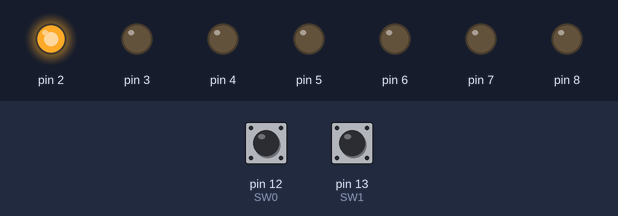
The sketch below on a simulated Arduino Uno, built with avr-gcc and run on an emulated ATmega328P. On the bench: output pins drawn as LEDs (lit = HIGH). Dashed ring = blinking. The test bench sets the inputs (shaded band); at power-on: pin 12 (SW0) LOW, pin 13 (SW1) LOW.

Above: at 1.2 s.
1.3 s: pin 12 (SW0) pulled LOW for 0.15 s
At 2.4 s:
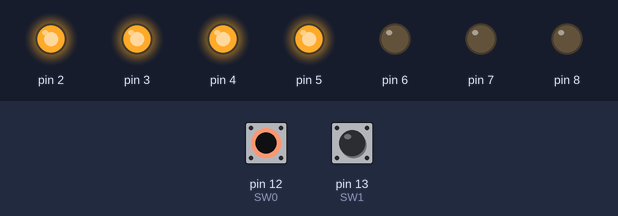
2.9 s: pin 12 (SW0) pulled LOW for 1 s
At 3.52 s:
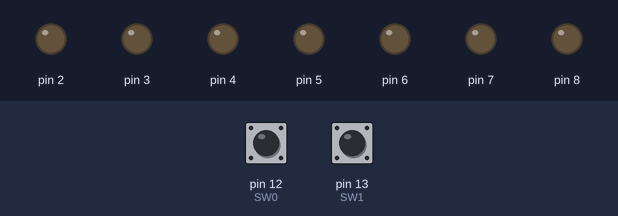
5.9 s: pin 12 (SW0) pulled LOW for 3.2 s
At 6.54 s:
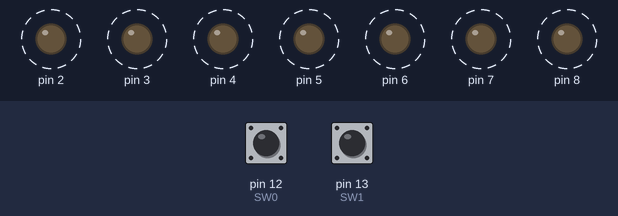
10.6 s: pin 12 (SW0) pulled HIGH for 0.15 s
At 11.38 s:
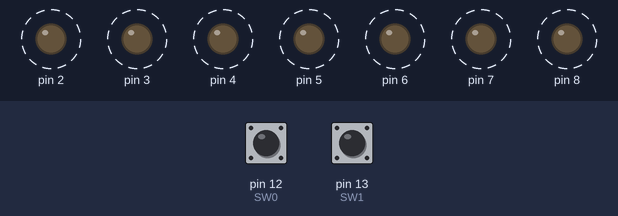
13.6 s: pin 12 (SW0) pulled HIGH for 0.15 s
16.6 s: pin 12 (SW0) pulsed HIGH 2 times (0.12 s each, 0.3 s apart)
Timing chart, 0 to 20.6 s (numbered marks = the images above; inputs shaded):
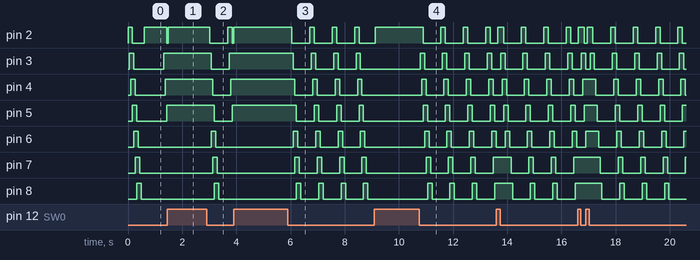

The sketch:

Cambiando_secuencia.ino
```cpp
byte L1= 2;
byte L2= 3;
byte L3= 4;
byte L4= 5;
byte L5= 6;
byte L6= 7;
byte L7= 8;
byte L8= 9;
byte L9= 10;
byte L10=11;
byte SW0= 12; //Toward right
byte SW1= 13; // toward left
long vel=55;
bool flag = true;

void setup() {
  // put your setup code here, to run once:
for(int k=L1;k<=L7;k++)
{ pinMode(k, OUTPUT);
}
  pinMode(SW0, INPUT);
  pinMode(SW1, INPUT);
}

void loop() {
  switch(flag){
  case false:       //Towards Left
             for(int k=11;k>=-1;k--){
    if(k>-1){ digitalWrite(k, HIGH);
      } if(k<9){ digitalWrite(k+3, LOW);
             }delay(vel);
        if(digitalRead(SW0))//RIGHT BUTTON si presiono el boton con esto puedo salir en cualquier momento del ciclo
        { flag=true;k=-1;
        }if(digitalRead(SW1)){flag=false;k=-1;}//LEFT BUTTON si presiono el boton con esto puedo salir en cualquier momento del ciclo
      }
  break;

  case true:        //Towards Right
            int k=2;
            while(k<=16)
           { if(k<16)
              { digitalWrite(k, 1);
              }
            if(k>3){digitalWrite(k-3, 0);
            }delay(vel);
              if(digitalRead(SW0))//RIGHT BUTTON si presiono el boton con esto puedo salir en cualquier momento del ciclo
                { flag=true;
                  k=17;
                }
              if(digitalRead(SW1)==1)//LEFT BUTTON si presiono el boton con esto puedo salir en cualquier momento del ciclo
               {flag=false;
                k=17;
               }
             k++;
           } break;
        }
}
```

Measured:
- after the input at 1.3 s, pin 2: HIGH → LOW after 0.13 s, → HIGH 0.06 s later; pin 3: LOW → HIGH at once; pin 4: LOW → HIGH after 0.08 s; pin 5: LOW → HIGH after 0.13 s
- after the input at 2.9 s, pin 2: HIGH → LOW after 0.13 s, → HIGH 0.66 s later, → LOW 0.17 s later, → HIGH 0.06 s later; pin 3: HIGH → LOW after 0.18 s, → HIGH 0.66 s later; pin 4: HIGH → LOW after 0.24 s, → HIGH 0.66 s later; pin 5: HIGH → LOW after 0.29 s, → HIGH 0.66 s later; pin 6: LOW → HIGH after 0.18 s, → LOW 0.17 s later
- after the input at 5.9 s, pin 2: alternates HIGH for 0.17 s and LOW for 0.66 s, 8 changes in all, then stays HIGH, starting after 0.15 s; pin 3: alternates HIGH for 0.17 s and LOW for 0.66 s, 7 changes in all, then stays LOW, starting after 0.21 s
- after the input at 10.6 s, pin 2: alternates HIGH for 0.17 s and LOW for 0.66 s, starting after 0.29 s; pin 3: alternates HIGH for 0.17 s and LOW for 0.66 s, starting after 0.18 s
